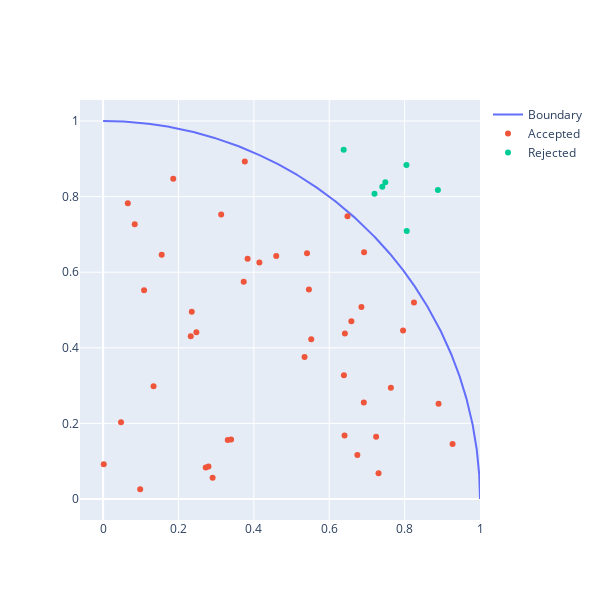
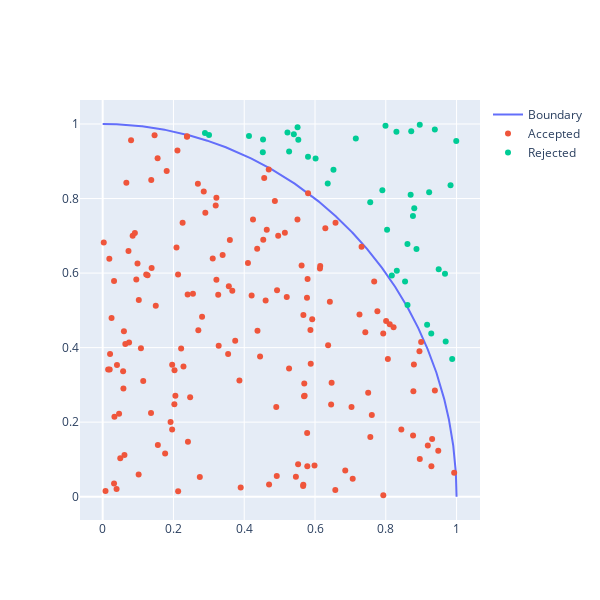
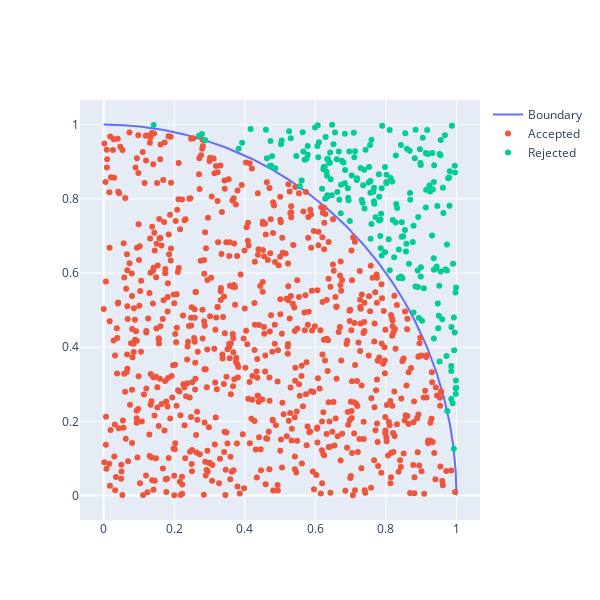
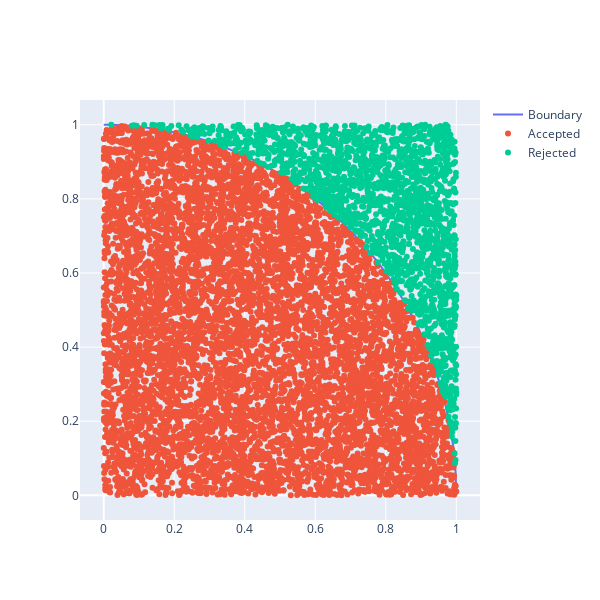

These figures' notebook cell, in order:
### Markdown cell above
Now we need to find the empirical probability of a point falling inside the quarter-circle, $p=\frac{\textrm{number of points inside semircle}}{\textrm{total number of points}}$. It's easy to count the number of points inside the circle - `accepted` is an array of boolean values, so `accepted.sum()` will give us the number of `True` values in this array (`True` is treated as 1, and `False` is treated as 0).

Run the code below with increasing values of `n_points` and observe how the computed value of $\pi$ becomes more accurate.

### Code cell
n_points = 50
xSample = np.random.random(n_points)
ySample = np.random.random(n_points)
accepted = (xSample**2 + ySample**2 ) < 1
rejected = (xSample**2 + ySample**2 ) >= 1

# plt.plot(xs, ys, xSample[accepted], ySample[accepted], 'b.', xSample[rejected], ySample[rejected], 'r.',)
# plt.xlim([0, 1])
# plt.ylim([0, 1])
# ax = plt.gca()
# ax.set_aspect('equal')

fig = go.Figure()
fig.add_trace(go.Scatter(name="Boundary", x=xs, y=ys))
fig.add_trace(go.Scatter(name="Accepted", x=xSample[accepted], y=ySample[accepted], mode='markers'))
fig.add_trace(go.Scatter(name="Rejected", x=xSample[rejected], y=ySample[rejected], mode='markers'))
fig.update_layout(width=600, height=600)
fig.show()

# P(accept) = pi*r^2/4
# pi = 2 * sqrt(P(accept))
pAccept = accepted.sum() / n_points

pi_guess = 4*pAccept


print("Pi: Guess: %.4f, True: %.4f, percentage error: %.2f %% (n=%.f) " % (pi_guess, np.pi, 100*abs(np.pi-pi_guess)/np.pi, n_points))


n_points = 200
xSample = np.random.random(n_points)
ySample = np.random.random(n_points)
accepted = (xSample**2 + ySample**2 ) < 1
rejected = (xSample**2 + ySample**2 ) >= 1

fig = go.Figure()
fig.add_trace(go.Scatter(name="Boundary", x=xs, y=ys))
fig.add_trace(go.Scatter(name="Accepted", x=xSample[accepted], y=ySample[accepted], mode='markers'))
fig.add_trace(go.Scatter(name="Rejected", x=xSample[rejected], y=ySample[rejected], mode='markers'))
fig.update_layout(width=600, height=600)
fig.show()

pAccept = accepted.sum() / n_points

pi_guess = 4*pAccept


print("Pi: Guess: %.4f, True: %.4f, percentage error: %.2f %% (n=%.f) " % (pi_guess, np.pi, 100*abs(np.pi-pi_guess)/np.pi, n_points))



n_points = 1000
xSample = np.random.random(n_points)
ySample = np.random.random(n_points)
accepted = (xSample**2 + ySample**2 ) < 1
rejected = (xSample**2 + ySample**2 ) >= 1

fig = go.Figure()
fig.add_trace(go.Scatter(name="Boundary", x=xs, y=ys))
fig.add_trace(go.Scatter(name="Accepted", x=xSample[accepted], y=ySample[accepted], mode='markers'))
fig.add_trace(go.Scatter(name="Rejected", x=xSample[rejected], y=ySample[rejected], mode='markers'))
fig.update_layout(width=600, height=600)
fig.show()

pAccept = accepted.sum() / n_points

pi_guess = 4*pAccept


print("Pi: Guess: %.4f, True: %.4f, percentage error: %.2f %% (n=%.f) " % (pi_guess, np.pi, 100*abs(np.pi-pi_guess)/np.pi, n_points))



n_points = 10000
xSample = np.random.random(n_points)
ySample = np.random.random(n_points)
accepted = (xSample**2 + ySample**2 ) < 1
rejected = (xSample**2 + ySample**2 ) >= 1

fig = go.Figure()
fig.add_trace(go.Scatter(name="Boundary", x=xs, y=ys))
fig.add_trace(go.Scatter(name="Accepted", x=xSample[accepted], y=ySample[accepted], mode='markers'))
fig.add_trace(go.Scatter(name="Rejected", x=xSample[rejected], y=ySample[rejected], mode='markers'))
fig.update_layout(width=600, height=600)
fig.show()

pAccept = accepted.sum() / n_points

pi_guess = 4*pAccept


print("Pi: Guess: %.4f, True: %.4f, percentage error: %.2f %% (n=%.f) " % (pi_guess, np.pi, 100*abs(np.pi-pi_guess)/np.pi, n_points))

### Figure 1 — Plotly figure (JSON) as saved in the notebook; plotly's stock layout.template omitted (floating-point values rounded to 4 significant figures; data arrays with more than 128 entries replaced by an {"elided": "..."} marker saying what was removed)
{"data": [{"name": "Boundary", "type": "scatter", "x": {"elided": "1000 float values"}, "y": {"elided": "1000 float values"}}, {"mode": "markers", "name": "Accepted", "type": "scatter", "x": [0.6587, 0.3834, 0.7308, 0.6415, 0.6746, 0.001707, 0.6917, 0.6406, 0.376, 0.2906, 0.6924, 0.2723, 0.89, 0.8248, 0.9273, 0.6484, 0.3307, 0.3731, 0.2795, 0.546, 0.1554, 0.5345, 0.2475, 0.6854, 0.08387, 0.3133, 0.4594, 0.541, 0.3396, 0.7243, 0.06559, 0.5522, 0.04751, 0.4147, 0.2326, 0.2352, 0.7958, 0.09839, 0.6389, 0.1339, 0.7635, 0.1087, 0.1861], "y": [0.4705, 0.6358, 0.0684, 0.4381, 0.1161, 0.09216, 0.2554, 0.1678, 0.8931, 0.05593, 0.6529, 0.08332, 0.2519, 0.5196, 0.1453, 0.748, 0.1561, 0.5747, 0.08588, 0.5544, 0.6461, 0.3757, 0.4411, 0.5082, 0.7268, 0.7526, 0.6426, 0.6504, 0.1573, 0.1648, 0.7827, 0.4229, 0.2033, 0.6259, 0.4305, 0.4957, 0.4456, 0.02567, 0.3274, 0.298, 0.2945, 0.5525, 0.847]}, {"mode": "markers", "name": "Rejected", "type": "scatter", "x": [0.8048, 0.7488, 0.7408, 0.7201, 0.8883, 0.6383, 0.8056], "y": [0.8835, 0.8379, 0.826, 0.8073, 0.8178, 0.9238, 0.7089]}], "layout": {"height": 600, "width": 600}}

### Figure 2 — Plotly figure (JSON) as saved in the notebook; plotly's stock layout.template omitted (floating-point values rounded to 4 significant figures; data arrays with more than 128 entries replaced by an {"elided": "..."} marker saying what was removed)
{"data": [{"name": "Boundary", "type": "scatter", "x": {"elided": "1000 float values"}, "y": {"elided": "1000 float values"}}, {"mode": "markers", "name": "Accepted", "type": "scatter", "x": {"elided": "159 float values"}, "y": {"elided": "159 float values"}}, {"mode": "markers", "name": "Rejected", "type": "scatter", "x": [0.289, 0.8804, 0.9693, 0.7903, 0.8767, 0.9672, 0.9167, 0.5221, 0.8545, 0.8719, 0.8037, 0.5268, 0.5507, 0.8614, 0.4531, 0.9386, 0.6016, 0.5402, 0.6359, 0.896, 0.817, 0.756, 0.9829, 0.9225, 0.8612, 0.4134, 0.7153, 0.5528, 0.4525, 0.9991, 0.8702, 0.9285, 0.6521, 0.8867, 0.3005, 0.9876, 0.8311, 0.83, 0.5802, 0.9495, 0.7991], "y": [0.9762, 0.7741, 0.4162, 0.8222, 0.7531, 0.5985, 0.4614, 0.9775, 0.5772, 0.9807, 0.7162, 0.9265, 0.9915, 0.5144, 0.9585, 0.9853, 0.9073, 0.9728, 0.8407, 0.9981, 0.5934, 0.7903, 0.8355, 0.8168, 0.6783, 0.9681, 0.9609, 0.9581, 0.9245, 0.9547, 0.8101, 0.4376, 0.8775, 0.6648, 0.9702, 0.3692, 0.6064, 0.979, 0.9122, 0.6105, 0.9957]}], "layout": {"height": 600, "width": 600}}

### Figure 3 — Plotly figure (JSON) as saved in the notebook; plotly's stock layout.template omitted (floating-point values rounded to 4 significant figures; data arrays with more than 128 entries replaced by an {"elided": "..."} marker saying what was removed)
{"data": [{"name": "Boundary", "type": "scatter", "x": {"elided": "1000 float values"}, "y": {"elided": "1000 float values"}}, {"mode": "markers", "name": "Accepted", "type": "scatter", "x": {"elided": "786 float values"}, "y": {"elided": "786 float values"}}, {"mode": "markers", "name": "Rejected", "type": "scatter", "x": {"elided": "214 float values"}, "y": {"elided": "214 float values"}}], "layout": {"height": 600, "width": 600}}

### Figure 4 — Plotly figure (JSON) as saved in the notebook; plotly's stock layout.template omitted (floating-point values rounded to 4 significant figures; data arrays with more than 128 entries replaced by an {"elided": "..."} marker saying what was removed)
{"data": [{"name": "Boundary", "type": "scatter", "x": {"elided": "1000 float values"}, "y": {"elided": "1000 float values"}}, {"mode": "markers", "name": "Accepted", "type": "scatter", "x": {"elided": "7905 float values"}, "y": {"elided": "7905 float values"}}, {"mode": "markers", "name": "Rejected", "type": "scatter", "x": {"elided": "2095 float values"}, "y": {"elided": "2095 float values"}}], "layout": {"height": 600, "width": 600}}
